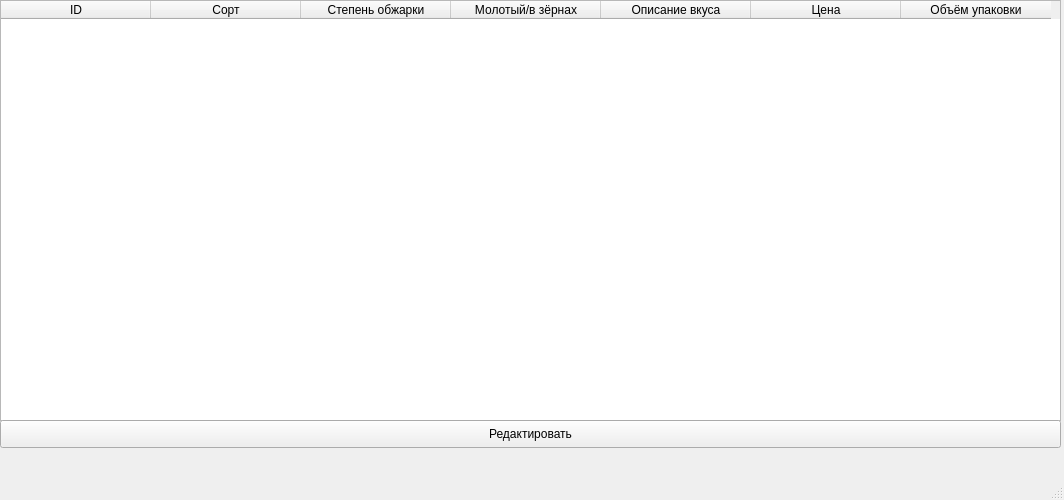
<?xml version="1.0" encoding="UTF-8"?>
<ui version="4.0">
 <class>MainWindow</class>
 <widget class="QMainWindow" name="MainWindow">
  <property name="geometry">
   <rect>
    <x>0</x>
    <y>0</y>
    <width>1064</width>
    <height>500</height>
   </rect>
  </property>
  <property name="windowTitle">
   <string>MainWindow</string>
  </property>
  <widget class="QWidget" name="centralwidget">
   <widget class="QTableWidget" name="tableWidget">
    <property name="geometry">
     <rect>
      <x>0</x>
      <y>0</y>
      <width>1061</width>
      <height>421</height>
     </rect>
    </property>
    <attribute name="horizontalHeaderDefaultSectionSize">
     <number>150</number>
    </attribute>
    <column>
     <property name="text">
      <string>ID</string>
     </property>
    </column>
    <column>
     <property name="text">
      <string>Сорт</string>
     </property>
    </column>
    <column>
     <property name="text">
      <string>Степень обжарки</string>
     </property>
    </column>
    <column>
     <property name="text">
      <string>Молотый/в зёрнах</string>
     </property>
    </column>
    <column>
     <property name="text">
      <string>Описание вкуса</string>
     </property>
    </column>
    <column>
     <property name="text">
      <string>Цена</string>
     </property>
    </column>
    <column>
     <property name="text">
      <string>Объём упаковки</string>
     </property>
    </column>
   </widget>
   <widget class="QPushButton" name="pushButton">
    <property name="geometry">
     <rect>
      <x>0</x>
      <y>420</y>
      <width>1061</width>
      <height>28</height>
     </rect>
    </property>
    <property name="text">
     <string>Редактировать</string>
    </property>
   </widget>
  </widget>
  <widget class="QMenuBar" name="menubar">
   <property name="geometry">
    <rect>
     <x>0</x>
     <y>0</y>
     <width>1064</width>
     <height>26</height>
    </rect>
   </property>
  </widget>
  <widget class="QStatusBar" name="statusbar"/>
 </widget>
 <resources/>
 <connections/>
</ui>
